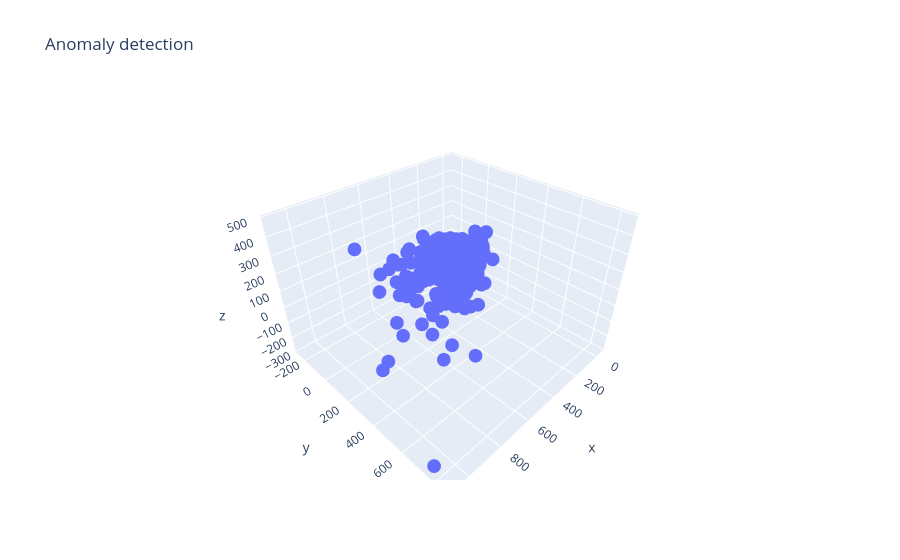

The notebook cell this image was saved under:
### Markdown cell above
## 2.7. Anomaly detection

We should check if there are any recordings that somehow stand out from the rest. We can lower the dimensionality of the dataset and interactively check or any anomaly. We'll use PCA for dimensionality reduction:

### Code cell
fft_all = []
names = []
for direct in dirs:
    waves = [f for f in os.listdir(join(train_audio_path, direct)) if f.endswith('.wav')]
    for wav in waves:
        sample_rate, samples = wavfile.read(train_audio_path + '/' + direct + '/' + wav)
        if samples.shape[0] != sample_rate:
            samples = np.append(samples, np.zeros((sample_rate - samples.shape[0], )))
        x, val = custom_fft(samples, sample_rate)
        fft_all.append(val)
        names.append(direct + '/' + wav)

fft_all = np.array(fft_all)

fft_all = (fft_all - np.mean(fft_all, axis=0)) / np.std(fft_all, axis=0)

pca = PCA(n_components=3)
fft_all = pca.fit_transform(fft_all)

def interactive_3d_plot(data, names):
    scatt = go.Scatter3d(x=data[:, 0], y=data[:, 1], z=data[:, 2], mode='markers', text=names)
    data = go.Data([scatt])
    layout = go.Layout(title='Anomaly detection')
    figure = go.Figure(data=data, layout=layout)
    py.iplot(figure)

interactive_3d_plot(fft_all, names)

### Figure 1 — Plotly figure (JSON) as saved in the notebook; plotly's stock layout.template omitted (floating-point values rounded to 4 significant figures; data arrays with more than 128 entries replaced by an {"elided": "..."} marker saying what was removed)
{"data": [{"mode": "markers", "text": {"elided": "23682 str values"}, "type": "scatter3d", "x": {"elided": "23682 float values"}, "y": {"elided": "23682 float values"}, "z": {"elided": "23682 float values"}}], "layout": {"title": {"text": "Anomaly detection"}}}
